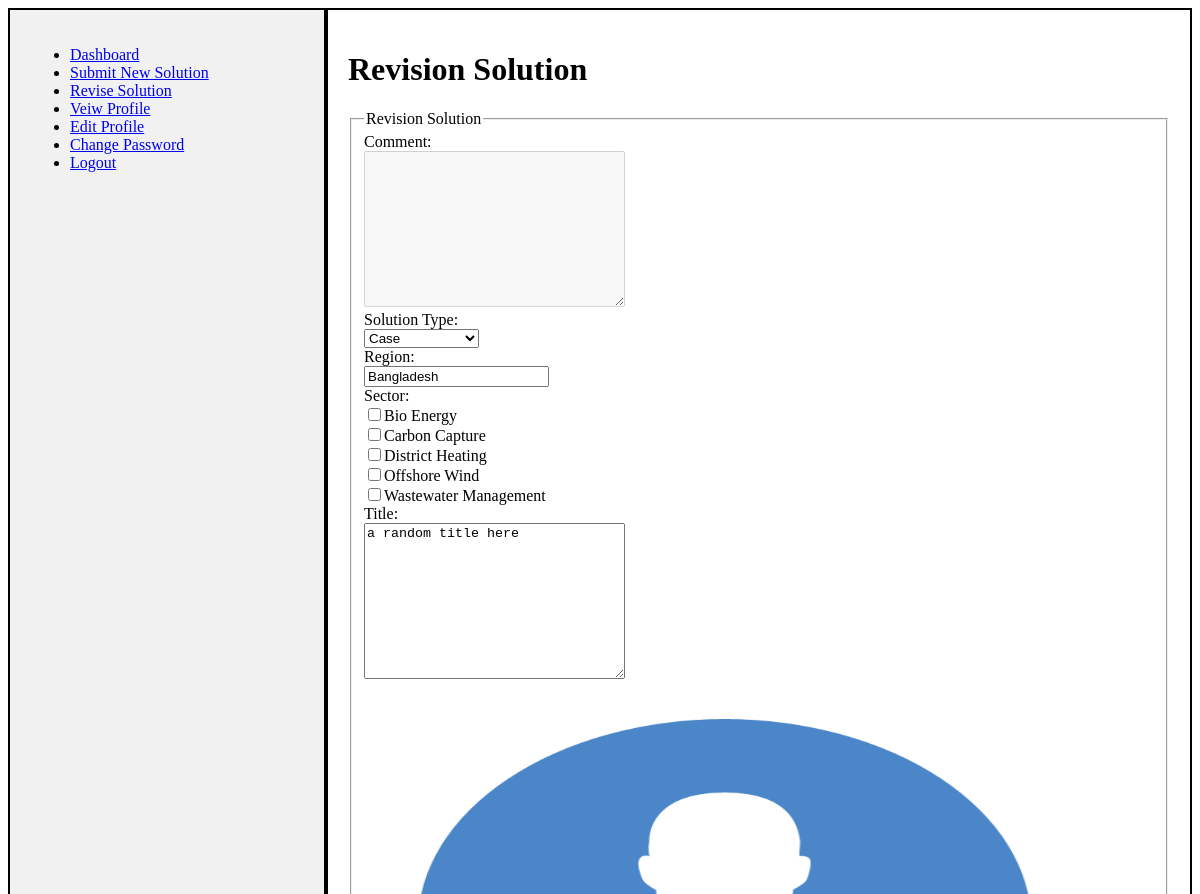
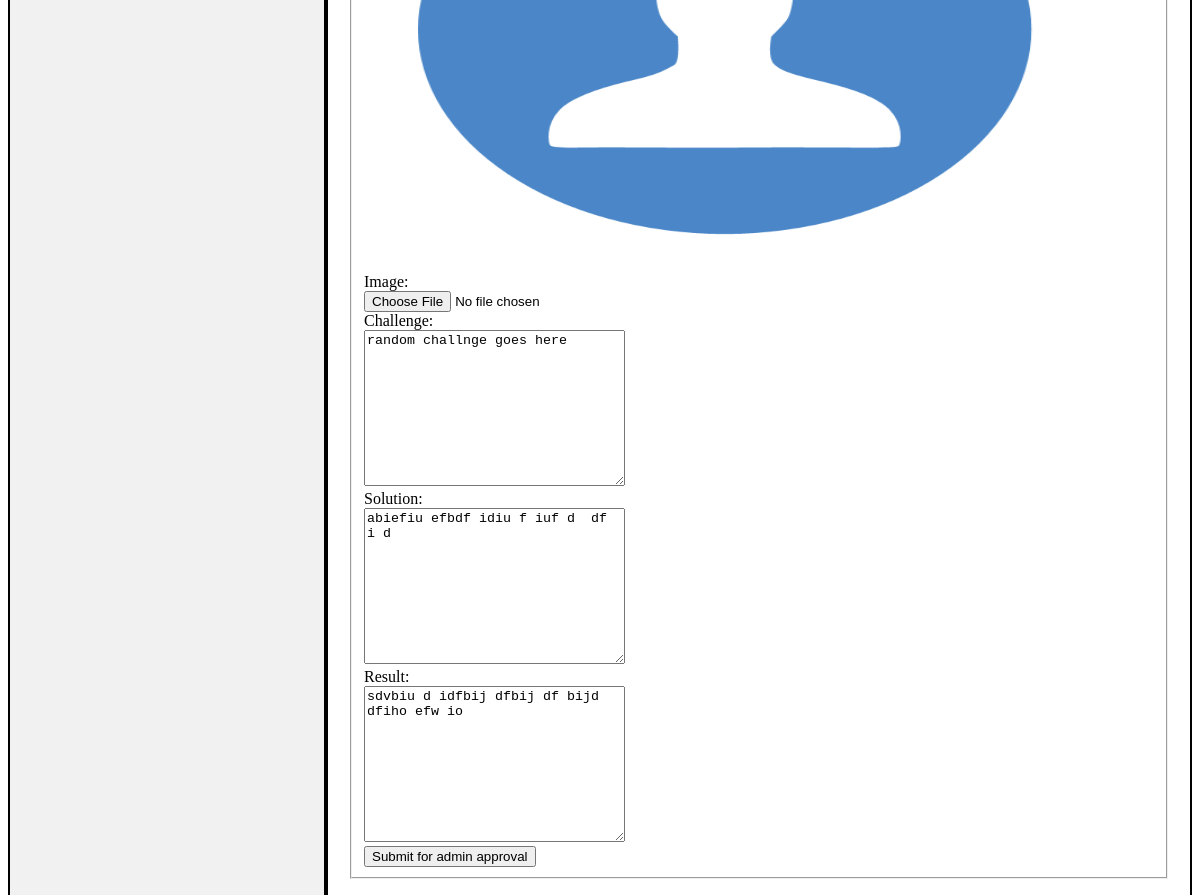
The app's page /views/revisionSolution.php?id=hannah1692772098 (signed in) with its own data (2 pictures, top to bottom).
### tables this page shows
CREATE TABLE `solution` (
  `solutionID` varchar(255) NOT NULL,
  `username` varchar(255) NOT NULL,
  `type` varchar(255) NOT NULL,
  `solutionType` varchar(255) NOT NULL,
  `region` varchar(255) NOT NULL,
  `title` varchar(255) NOT NULL,
  `submissionDate` date NOT NULL,
  `publicationDate` date DEFAULT NULL,
  `media` varchar(255) DEFAULT NULL,
  `challenge` varchar(255) NOT NULL,
  `solutionBody` varchar(255) NOT NULL,
  `result` varchar(255) NOT NULL,
  `comment` varchar(255) DEFAULT NULL,
  `status` varchar(255) NOT NULL
);

### models/model.php (called while the page is built, shortened)
<?php
require_once 'db_connect.php';
function getSolutionTypes(){
    $conn = db_conn();
    $selectQuery = 'SELECT * FROM `solutionType`';
    try{
        $stmt = $conn->query($selectQuery);
    }catch(PDOException $e){
        echo $e->getMessage();
    }
    $rows = $stmt->fetchAll(PDO::FETCH_ASSOC);
    return $rows;
}
function getAllSectors(){
    $conn = db_conn();
    $selectQuery = 'SELECT * FROM `sector`';
    try{
        $stmt = $conn->query($selectQuery);
    }catch(PDOException $e){
        echo $e->getMessage();
    }
    $rows = $stmt->fetchAll(PDO::FETCH_ASSOC);
    return $rows;
}
function getSolutionByUsernameAndId($username, $id){
    $conn = db_conn();
    $selectQuery = "SELECT * FROM `solution` WHERE username = ? and solutionID = ?";
    try{
        $stmt = $conn->prepare($selectQuery);
        $stmt->execute([
            $username,
            $id
        ]);
    }catch(PDOException $e){
        echo $e->getMessage();
    }
    $rows = $stmt->fetch(PDO::FETCH_ASSOC);
    return $rows;
}
?>

### controllers/newSolutionController.php (called while the page is built, shortened)
<?php
require_once '../models/model.php';
function askSolutionTypes(){
    return getSolutionTypes();
}
function askAllSectors(){
    $rows = getAllSectors();
    $specializations = array();
    foreach($rows as $row){
        $specializations[] = $row['name'];
    }
    return $specializations;
}
?>

### models/db_connect.php (called while the page is built)
<?php
function db_conn()
{
    $servername = "localhost";
    $username = "root";
    $password = "";
    $dbname = "wt_a";
    try {
        $conn = new PDO('mysql:host='.$servername.';dbname='.$dbname.';charset=utf8', $username, $password);
        $conn->setAttribute(PDO::ATTR_ERRMODE, PDO::ERRMODE_EXCEPTION);
        $conn->setAttribute(PDO::ATTR_EMULATE_PREPARES, false);
    } catch (PDOException $e) {
        echo $e->getMessage();
    }
    return $conn;
}
?>

### controllers/solutionController.php (called while the page is built, shortened)
<?php
require '../models/model.php';
require 'newSolutionController.php';
function getSolutionOfUser($username, $id){
    return getSolutionByUsernameAndId($username, $id);
}
?>

### views/revisionSolution.php (the view, shortened to what this page needs)
<?php
require '../controllers/solutionController.php';
$solutionID = $_GET['id'];
$solutionTypes = askSolutionTypes();
$username = $_SESSION["username"];
$solution = getSolutionOfUser($username, $solutionID);
$challenge = file_get_contents($solution['challenge']);
$solutionBody = file_get_contents($solution['solutionBody']);
$result = file_get_contents($solution['result']);
$comment = $solution['comment'];
?>
<!DOCTYPE html>
<html lang="en">
<head>
    <link rel="stylesheet" href="../styles/style.css">
</head>
<body>
    <div class="container">
        <div class="sidebar">
            <?php require 'solutionProviderSidebar.php'?>
        </div>
        <div class="contentbar">
            <h1>Revision Solution</h1>
            <form action="../controllers/revisionSolutionController.php" method="post" enctype="multipart/form-data">
                <fieldset>
                    <legend>Revision Solution</legend>
                    <label for="comment">Comment:</label><br>
                    <textarea name="comment" id="comment" cols="30" rows="10" disabled><?php echo $comment; ?></textarea><br>
                    <label for="solutionType">Solution Type:</label><br>
                    <select name="solutionType" id="solutionType">
                        <?php
                            foreach($solutionTypes as $i => $solutionType){
                                echo "<option value='".$solutionType['name']."'>".$solutionType['name']."</option>";
                            }
                        ?>
                    </select><br>
                    <label for="region">Region:</label><br>
                    <input type="text" name="region" id="region" value="<?php echo $solution['region']; ?>"><br>
                    <label for="sector">Sector:</label><br>
                    <?php
                        $specializations = askAllSectors();
                        foreach ($specializations as $specialization) {
                            echo '<label><input type="checkbox" name="selected_specializations[]" value="' . htmlspecialchars($specialization) . '">' . htmlspecialchars($specialization) . '</label><br>';
                        }
                    ?>
                    <label for="title">Title:</label><br>
                    <textarea name="title" id="title" cols="30" rows="10"><?php echo $solution['title']; ?></textarea><br>
                    <?php
                        if($solution['media']!=null){
                            echo "<img src='".$solution['media']."' alt='' height='480' width='720'><br>";
                        }
                    ?>
                    <label for="image">Image:</label><br>
                    <input type="file" name="image" id="image"><br>
                    <label for="challenge">Challenge:</label><br>
                    <textarea name="challenge" cols="30" rows="10"><?php echo $challenge; ?></textarea><br>
                    <label for="solution">Solution:</label><br>
                    <textarea name="solution"  cols="30" rows="10"><?php echo $solutionBody; ?></textarea><br>
                    <label for="result">Result:</label><br>
                    <textarea name="result" cols="30" rows="10"><?php echo $result; ?></textarea><br>
                    <input type="submit" name="submit" value="Submit for admin approval">
                </fieldset>
            </form>
        </div>
    </div>
</body>
</html>

### styles/style.css (style rules this page uses)
.container { display: flex; }
.sidebar { flex-basis: 25%; background-color: #f1f1f1; padding: 20px; border: 2px solid #000; }
.contentbar { flex-basis: 75%; background-color: #fff; padding: 20px; border: 2px solid #000; }

### records on screen
solution: region "Bangladesh", title "a random title here", media (picture), challenge "random challnge goes here", solution "abiefiu efbdf idiu f iuf d df i d", result "sdvbiu d idfbij dfbij df bijd dfiho efw io"

### other values on screen
$specialization "Bio Energy"
$specialization "Carbon Capture"
$specialization "District Heating"
$specialization "Offshore Wind"
$specialization "Wastewater Management"
form field solutionType "Case"
